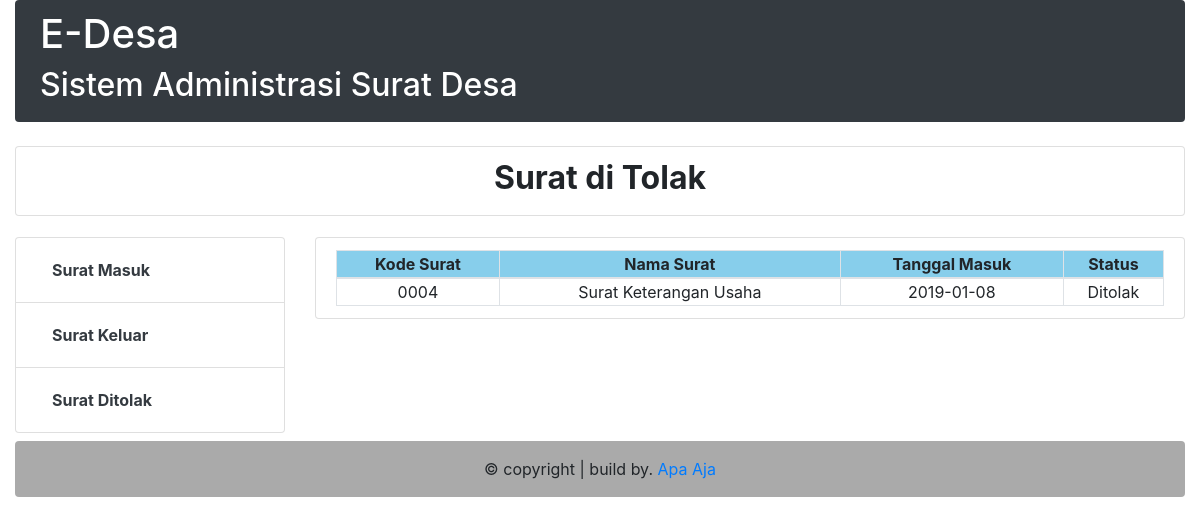
Page /index.php/c_pengarsipan/arsip_suratditolak on the committed database.
### tables this page shows
CREATE TABLE `permohonan` (
  `nik` varchar(16) NOT NULL,
  `no_permohonan` int(10) NOT NULL,
  `tanggal_pengajuan` date NOT NULL,
  `tanggal_selesai` date NOT NULL,
  `foto_kk` varchar(30) NOT NULL,
  `foto_ktp` varchar(30) NOT NULL,
  `keperluan` text NOT NULL,
  `kode_surat` varchar(4) NOT NULL,
  `username` varchar(12) NOT NULL,
  `status_pengajuan` varchar(10) NOT NULL
);

CREATE TABLE `surat` (
  `kode_surat` varchar(4) NOT NULL,
  `nama_surat` varchar(30) NOT NULL
);

### application/controllers/c_pengarsipan.php (called while the page is built, shortened)
<?php
class c_pengarsipan extends CI_Controller {
	function __construct() {
			$this->load->model('m_user');
		}
		public function arsip_suratditolak() {
		$data = array(
				'head'=>'v_header',
				'foot'=>'v_footer',
				'navbar'=>'v_navbar',
				'tittle' => 'Surat di Tolak',
				'side7' => 'v_suratditolak',
				'ditolak' => $this->m_user->suratditolak()
			);
		$this->load->view('pengarsipan/v_arsip_suratpengajuan',$data);
		}
}
?>

### index.php (called while the page is built, shortened)
<?php
require_once BASEPATH.'core/CodeIgniter.php';

### application/models/m_user.php (called while the page is built, shortened)
 <?php
	class M_user extends CI_Model {
		public function suratditolak(){
			$query = $this->db->query("SELECT * FROM permohonan INNER JOIN surat ON permohonan.kode_surat = surat.kode_surat WHERE status_pengajuan='Ditolak'");
			return $query->result();
		}
	}
?>

### application/views/pengarsipan/surat/v_suratditolak.php (the view, shortened to what this page needs)
<!DOCTYPE html>
<html>
<head>
</head>
<body>
<table width="100%" border="1px solid #000" class="table-bordered text-center">
        <thead>
         <tr style="background-color: skyblue;">
      <th>Kode Surat</th>
      <th>Nama Surat</th>
      <th>Tanggal Masuk</th>
      <th>Status</th>
    </tr>
    </thead>
      <?php
              foreach ($ditolak as $tampilkan) { ?>
              <tbody>
                <tr>
                  <td><?php echo $tampilkan->kode_surat ?></td>
                  <td><?php echo $tampilkan->nama_surat ?></td>
                  <td><?php echo $tampilkan->tanggal_pengajuan ?></td>
                  <td><?php echo $tampilkan->status_pengajuan ?></td>
                </tr>
              </tbody>
    <?php
      }
    ?>
  </table>
</body>
</html>

### assets/css/style_user.css (style rules this page uses)
html { position: relative; font-size: 1rem; }

### rows in the picture
permohonan: kode_surat.kode_surat "0004", kode_surat.nama_surat "Surat Keterangan Usaha", tanggal_pengajuan "2019-01-08", status_pengajuan "Ditolak"

### other values in the picture
$tittle "Surat di Tolak"
